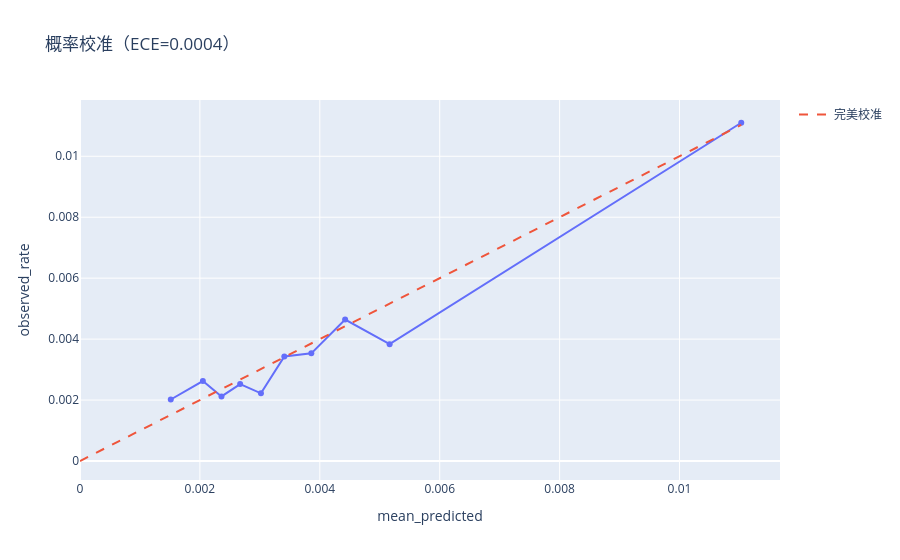

Notebook source saved alongside this figure:
### Markdown cell above
## 3. 校准（预测概率 vs 实际复购率）

### Code cell
calib = pd.read_csv(ART / 'churn_calibration.csv')
fig = px.line(calib, x='mean_predicted', y='observed_rate', markers=True,
              title='概率校准（ECE=%.4f）' % calib['ece'].iloc[0])
upper = calib['mean_predicted'].max()
fig.add_scatter(x=[0, upper], y=[0, upper], mode='lines',
                name='完美校准', line=dict(dash='dash'))
fig.show()

### Figure 1 — Plotly figure (JSON) as saved in the notebook; plotly's stock layout.template omitted (floating-point values rounded to 4 significant figures)
{"data": [{"hovertemplate": "mean_predicted=%{x}<br>observed_rate=%{y}<extra></extra>", "legendgroup": "", "line": {"color": "#636efa", "dash": "solid"}, "marker": {"symbol": "circle"}, "mode": "lines+markers", "name": "", "orientation": "v", "showlegend": false, "type": "scatter", "x": [0.001514, 0.002049, 0.00236, 0.002671, 0.003018, 0.003408, 0.003858, 0.004423, 0.005164, 0.01103], "xaxis": "x", "y": [0.002018, 0.002624, 0.002119, 0.002523, 0.00222, 0.003431, 0.003532, 0.004642, 0.003835, 0.0111], "yaxis": "y"}, {"line": {"dash": "dash"}, "mode": "lines", "name": "完美校准", "type": "scatter", "x": [0, 0.01103], "y": [0, 0.01103]}], "layout": {"legend": {"tracegroupgap": 0}, "title": {"text": "概率校准（ECE=0.0004）"}, "xaxis": {"anchor": "y", "domain": [0.0, 1.0], "title": {"text": "mean_predicted"}}, "yaxis": {"anchor": "x", "domain": [0.0, 1.0], "title": {"text": "observed_rate"}}}}
